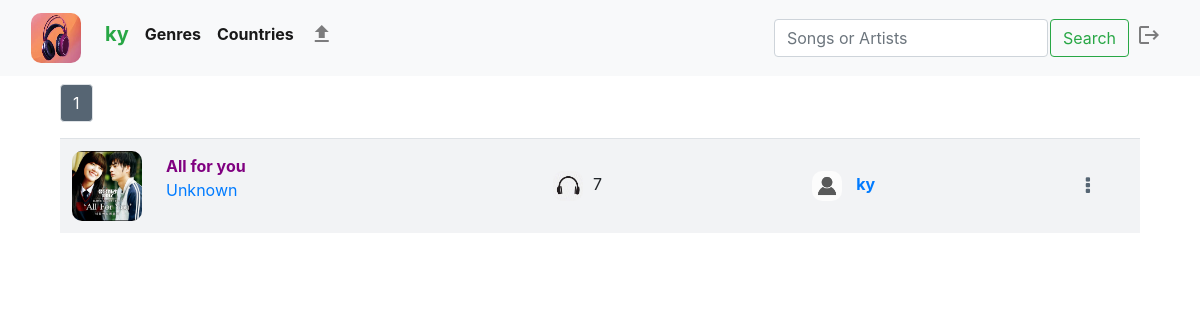
The app's page / (signed in) with its own data.
### music/models.py (models this page shows, shortened)
class User(AbstractUser):
    pass

class Song(models.Model):
    uploader = models.ForeignKey(User, on_delete=models.CASCADE, related_name="uploader")
    title = models.CharField(max_length=64, blank=False, db_column="title")
    _artists = models.CharField(max_length=64, blank=True, db_column="artists")
    _country = models.CharField(max_length=64, blank=True, db_column="country")
    _genre = models.CharField(max_length=64, blank=True, db_column="genre")
    date = models.DateTimeField(db_column="date")
    views = models.IntegerField(default=0, db_column="views")
    photo = models.ImageField(upload_to='images', blank=True, default=None)
    audio = models.FileField(upload_to='songs', blank=False, default=None)
    @property
    def artists(self):
        return self._artists
    @artists.setter
    def artists(self, artists):
        if not artists:
            self._artists = "Unknown"
        else:
            self._artists = artists
    @property
    def genre(self):
        return self._genre
    @genre.setter
    def genre(self, genre):
        if not genre or genre.lower() not in ["pop", "dance", "rock", "jazz", "traditional", "soundtrack"]:
            self._genre = "Others"
        else:
            self._genre = genre
    @property
    def country(self):
        return self._country
    @country.setter
    def country(self, country):
        if not country or country.lower() not in ["us - uk", "korea", "japan", "china", "vietnam"]:
            self._country = "Others"
        else:
            self._country = country

### music/views.py (the view)
# urls.py: path("", views.list, name="list"),
def list(request):
    tracks = Song.objects.all().order_by("date").reverse()
    pages, lists = pagination(tracks, 10)
    playlists, new_playlist_index = private_playlists(request)
    return render(request, "music/list.html", {
        "index": "index",
        "tracks": tracks,
        "pages": pages,
        "lists": lists,
        "playlists": playlists,
        "new_playlist_index": new_playlist_index
    })

### music/views.py (called while the page is built)
def pagination(tracks, number):
    pages = []
    list = []
    lists = []
    p = Paginator(tracks, number)
    for i in range(p.num_pages):
        page = p.page(i + 1)
        pages.append(page)
        list.append(i + 1)
    l = Paginator(list, 5)
    for i in range(l.num_pages):
        lists.append(l.page(i + 1))
    return pages, lists

def private_playlists(request):
    if request.user.is_authenticated:
        playlists = Playlist.objects.filter(user=request.user)
        new_playlist_index = len(playlists) + 1
    else:
        playlists = None
        new_playlist_index = 1
    return playlists, new_playlist_index

### music/templates/music/list.html (shortened to what this page needs)
{% extends "music/layout.html" %}
{% load static %}
{% block body %}
    <div id="list-page">
        {% if tracks|length != 0 %}
            <div id="paginator-navbar">
                    {% for page in pages %}
                            <div class="paginator-navbar" id="paginator-{{ page.number }}">
                                {% for list in lists %}
                                    {% if page.number >= list|first and page.number <= list|last %}
                                        <nav aria-label="Page navigation example" class="pages-list" id="list-{{ list.number }}">
                                            <ul class="pagination">
                                                {% for number in list %}
                                                    <li class="page-item"><a href="#" class="page-link" id="page-link-{{ number }}" data-page_number="{{ number }}" onclick="showPage(this.dataset.page_number)">{{ number }}</a></li>
                                                {% endfor %}
                                            </ul>
                                        </nav>
                                    {% endif %}
                                {% endfor %}
                            </div>
                    {% endfor %}
            </div>
        {% else %}
            {% if playlist %}
                <h5 style="width: 100%; margin-top: 20px; text-align: center;">
                    This playlist is empty, visit <a href="{% url 'list' %}">Here</a> to add some tracks.
                </h5>
            {% endif %}
        {% endif %}
        <div id="tracks-list" class="tracks-list">
            {% for page in pages %}
                <div class="paginator" id="page-{{ page.number }}">
                    <table class="table">
                        {% for track in page.object_list %}
                            <tr class="track-bar" id="track-{{ track.id }}" data-id="{{ track.id }}" data-page_number="{{ page.number }}" style="cursor: pointer;">
                                <td class="track-onclick" data-id="{{ track.id }}" class="track-infomation" id="track-photo">
                                    <div class="photo-div">
                                        {% if track.photo %}
                                            <img src="/music/media/{{ track.photo }}">
                                        {% else %}
                                            <img src="/static/music/media/music.jpg">
                                        {% endif %}
                                    </div>
                                </td>
                                <td class="track-onclick" data-id="{{ track.id }}" class="track-infomation" id="track-title-artists">
                                    <div id="title"><strong style="color: purple;">{{ track.title }}</strong></div>
                                    <div id="artists">
                                        <a href="{% url 'artists' track.artists %}"><p style="white-space: nowrap; text-overflow: ellipsis;">{{ track.artists }}</p></a>
                                    </div>
                                </td>
                                <td class="track-onclick" data-id="{{ track.id }}" class="track-infomation" id="track-views">
                                    <div class="hide">
                                        <img style="width: 30px; height: 30px; margin-right: 10px;" src="{% static 'music/media/headphone.jpg' %}">
                                        <span id="views-of-track-{{ track.id }}">{{ track.views }}</span>
                                    </div>
                                </td>
                                <td class="track-onclick" class="hide" data-id="{{ track.id }}" class="track-infomation" style="width: 300px;" id="track-uploader">
                                    <div>
                                        <img style="width: 30px; height: 30px; margin-right: 10px;" src="{% static 'music/media/person.png' %}">
                                        <a href="{% url 'library' track.uploader.id %}">
                                            <strong style="white-space: nowrap; text-overflow: ellipsis;">{{ track.uploader }}</strong>
                                        </a>
                                    </div>
                                </td>
                                <td class="track-infomation" id="track-download">
                                    <a style="font-size: 20px; color: #566573;" href="#" data-uploader_id="{{ track.uploader.id }}" data-track_id="{{ track.id }}" data-audio="{{ track.audio }}" onclick="showAddingTable(this)">
                                        <i id="dot-icon" class="fa fa-ellipsis-v" aria-hidden="true"></i>
                                    </a>
                                </td>
                            </tr>
                        {% endfor %}
                    </table>
                </div>
            {% endfor %}
        </div>
        <div id="placeholder">
        </div>
    </div>
{% endblock %}

### music/templates/music/layout.html (shortened to what this page needs)
{% load static %}
<!DOCTYPE html>
<html lang="en">
    <head>
            <link rel="stylesheet" href="https://stackpath.bootstrapcdn.com/bootstrap/4.4.1/css/bootstrap.min.css">
        <link rel="stylesheet" href="https://cdnjs.cloudflare.com/ajax/libs/font-awesome/4.7.0/css/font-awesome.min.css"/>
        <link href="{% static 'music/styles.css' %}" rel="stylesheet">
    </head>
    <body>
        <div class="header">
            <nav class="navbar navbar-expand-sm navbar-light bg-light">
                <div class="container-fluid">
                    <a class="navbar-brand" href="{% url 'list' %}">
                        <img id="logo" src="{% static 'music/media/lolo.jpg' %}" alt="logo">
                    </a>
                    <div class="collapse navbar-collapse" id="navbarSupportedContent">
                        <ul class="navbar-nav mr-auto">
                            {% if user.is_authenticated %}
                                <li class="nav-item">
                                    <a class="nav-link active" aria-current="page" href="{% url 'library' user.id %}"><h5 style="color: #28a745; font-weight: bold;">{{ user.username }}</h5></a>
                                </li>
                             {% endif %}
                                <li class="nav-item dropdown">
                                    <a id="genres-menu" class="nav-link active" href="{% url 'menu' 'genres' %}"><strong>Genres</strong></a>
                                </li>
                                <li class="nav-item dropdown">
                                    <a id="countries-menu" class="nav-link active" href="{% url 'menu' 'countries' %}"><strong>Countries</strong></a>
                                </li>
                            {% if user.is_authenticated %}
                                <li class="nav-item">
                                    <a id="upload-link" class="nav-link" href="{% url 'upload' %}">
                                        <span class="material-icons">
                                        </span>
                                    </a>
                                </li>
                            {% endif %}
                        </ul>
                        <form class="d-flex" action="{% url 'search' %}" method="post">
                            <input style="margin-right: 2px;" class="form-control me-2" type="search" placeholder="Songs or Artists" aria-label="Search" name="name" required>
                            <button class="btn btn-outline-success" type="submit">Search</button>
                        </form>
                        <div class="log-in" style="float: right;">
                            <ul class="navbar-nav me-auto mb-2 mb-lg-0">
                                {% if user.is_authenticated %}
                                    <li class="nav-item">
                                        <a id="logout-link" class="nav-link" aria-current="page" href="{% url 'logout' %}">
                                            <span class="material-icons">
                                            </span>
                                        </a>
                                    </li>
                                {% endif %}
                            </ul>
                        </div>
                    </div>
                </div>
            </nav>
        </div>
        <div class="body">
            {% block body %}{% endblock %}
        </div>
    </body>
</html>

### music/static/music/styles.css (style rules this page uses)
#logo { width: 50px; height: 50px; }
img { border-radius: 10px; }
ul { list-style: none; }
.header { height: auto; }
#list-page { padding-left: 5%; padding-right: 5%; height: 87vh; }
#tracks-list { width: 100%; }
#placeholder { height: 15vh; }
.table { width: 90vw; border-collapse: collapse; }
.table tr { background-color: #F2F3F5; height: auto; }
.table td { vertical-align: middle; height: 10vh; border-collapse: collapse; }
#track-title-artists { width: 30vw; overflow: hidden; }
#track-title-artists #title, #artists { width: 30vw; overflow: hidden; white-space: nowrap; text-overflow: ellipsis; }
#track-title-artists #artists { width: max-content; }
#track-photo { width: 90px; height: 90px; }
#track-photo img { width: 70px; height: 70px; }
#track-views { padding-left: 15px; width: 25vw; }
#track-download { width: 7vw; text-align: center; }
.paginator-navbar nav ul li { z-index: 1; }
#track-download #dot-icon { width: 30px; height: 30px; border-radius: 50%; display: flex; justify-content: center; align-items: center; }
.hide { display: none; }
.paginator-navbar { display: none; margin-top: 1vh; height: auto; }
@media (min-width: 700px) { .hide { display: table; } }
#library-page .smaller-headers h4, h5 { display: inline-block; color: black; }

### records on screen
User: username "ky"
Song: photo (picture), title "All for you", artists "Unknown", views "7", uploader "ky"

### other values on screen
{{ number }} "1"
